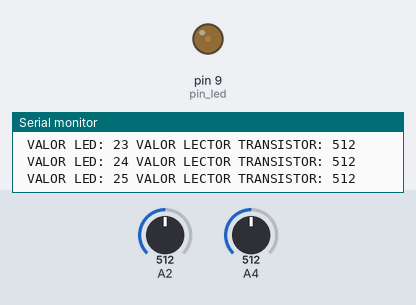
Bench run of a sketch on a simulated Arduino Uno, built with avr-gcc and run on an emulated ATmega328P. Parts: output pins drawn as LEDs (lit = HIGH), the last lines printed to the serial monitor. The test bench sets the inputs (shaded band); at power-on: A2 = 512, A4 = 512.

Above: at 1.27 s.
1.3 s: A2 set to 110
At 3.71 s:
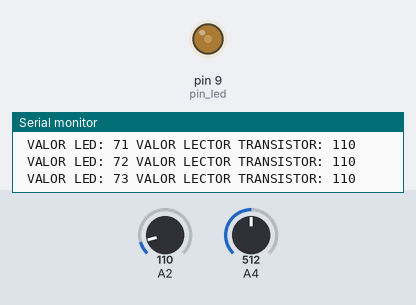
4.8 s: A2 set to 90
At 13.0 s:
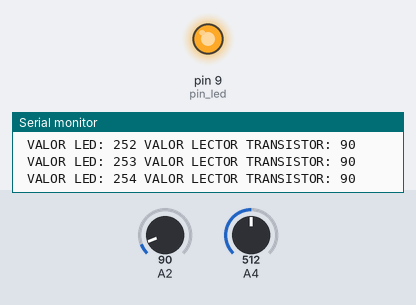
Timing chart, 0 to 21.3 s (numbered marks = the images above; inputs shaded):
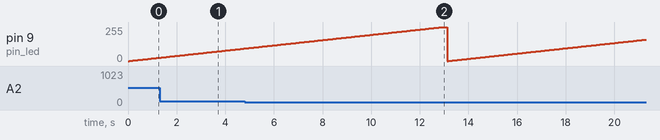

The sketch:

Lector_Digital.ino
```cpp
int pin_led = 9;
int pin_lector = 6;

int lector = 0;
int lector_pote = 0;
int lector_transistor = 0;

void setup()
{
  pinMode(pin_led, OUTPUT);

  Serial.begin(9600);
}

void loop()
{
  lector_pote = analogRead(A4);
  lector_transistor = analogRead(A2);

  for(int i = 0; i < 255; i++)
  {
    lector_transistor = analogRead(A2);

    analogWrite(pin_led, i);

    Serial.print(" VALOR LED: ");
    Serial.print(i);

    /*Serial.print(" VALOR POTE: ");
    Serial.print(lector_pote);*/

    Serial.print(" VALOR LECTOR TRANSISTOR: ");
    Serial.println(lector_transistor);

    delay(50);
  }

  /*analogWrite(pin_led, lector_pote);

  Serial.print(" VALOR LED: ");
  Serial.print(lector_pote);

  Serial.print(" VALOR POTE: ");
  Serial.print(lector_pote);

  Serial.print(" VALOR LECTOR TRANSISTOR: ");
  Serial.println(lector_transistor);*/

  delay(200);
}
```

Measured:
- the behaviour switches between 100 and 99 on A2 (found by bisection; images 1 and 2)
